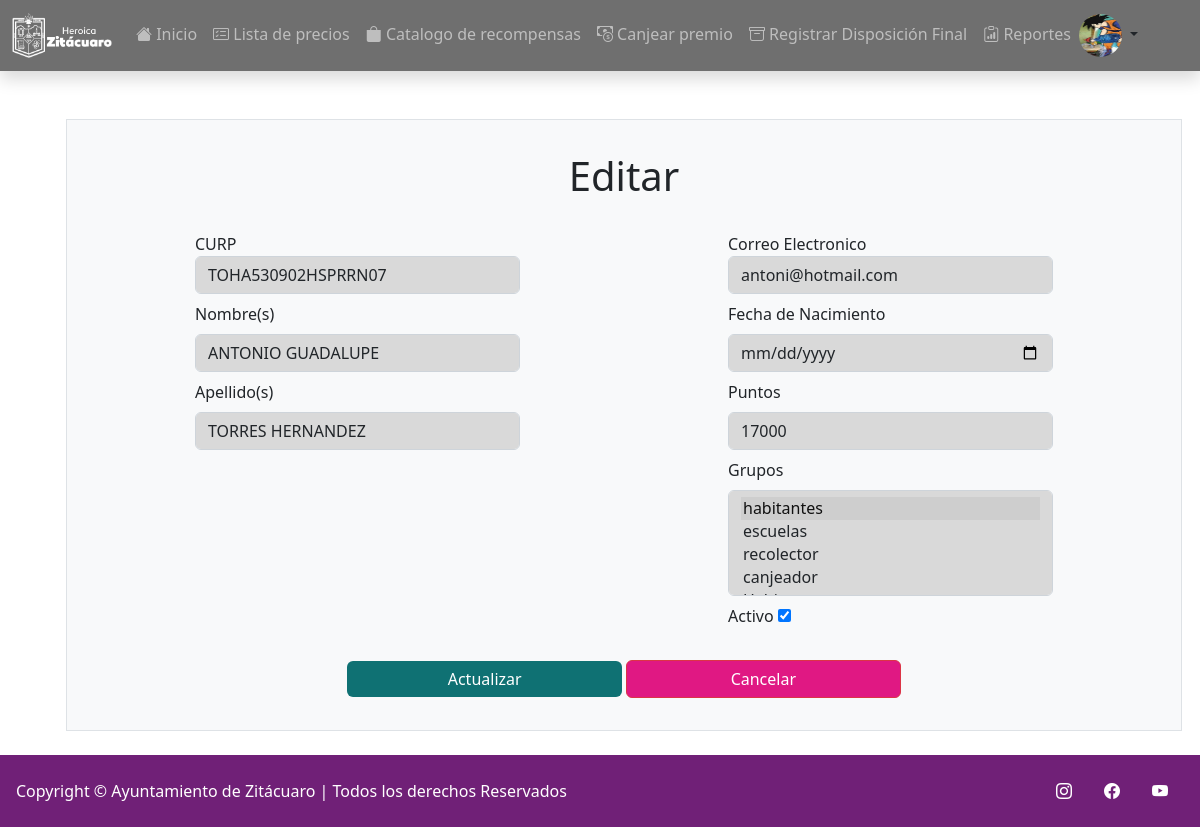
/usuarios/editar/7 (signed in), run on an earlier commit of the app's database.
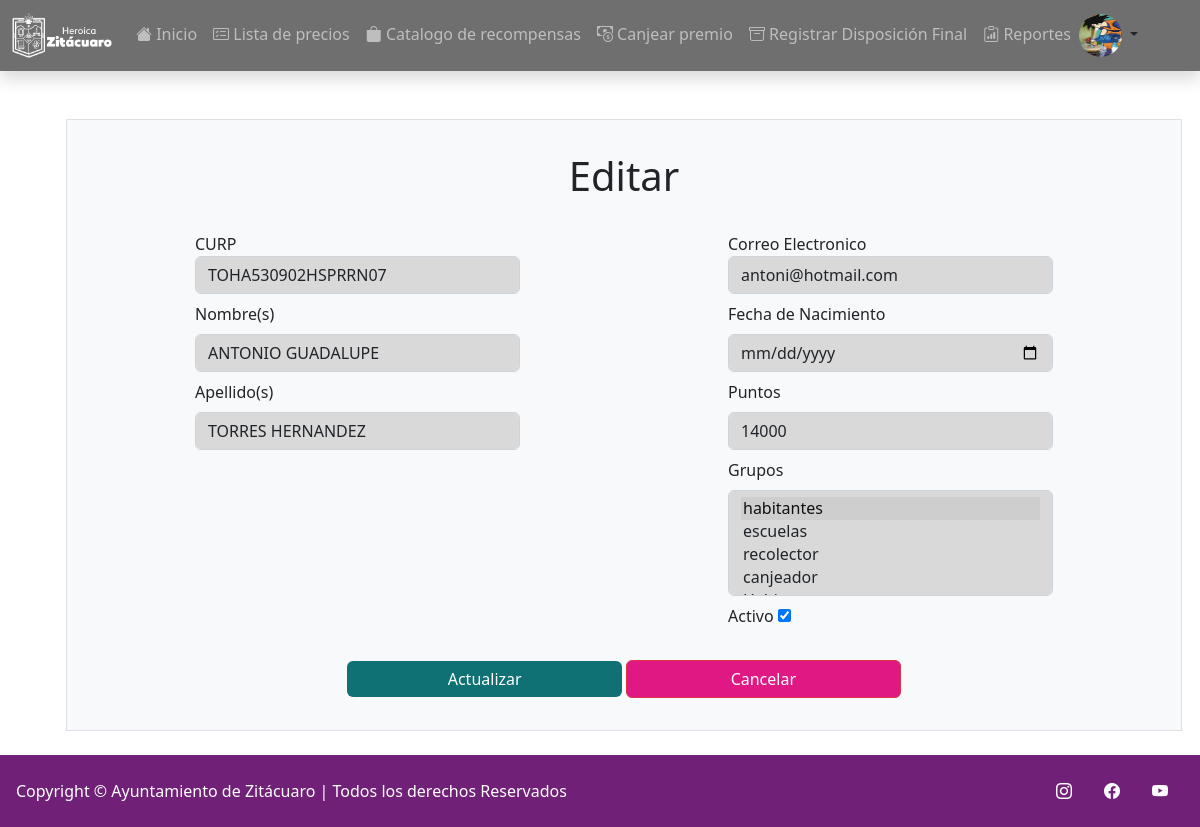
And on a later commit of the database.
### reciclaje/models.py (models this page shows)
class User(AbstractUser):
    username = None
    Normal = 'Normal'
    ter_edad = 'Tercera Edad'
    Embarazadas = 'Embarazadas'
    Tipos =[
        (Normal, 'Normal'),
        (ter_edad, 'Tercera Edad'),
        (Embarazadas, 'Embarazadas')
    ]
    CURP = models.CharField(unique=True,  max_length = 18)
    fechaNacimiento = models.DateField(null = True, blank = True)
    puntos = models.IntegerField(blank = True, null = True, default=0)
    pic = models.ImageField(default='unknown.jpg')
    tipo = models.CharField(choices=Tipos, default=Normal, max_length=12)
    REQUIRED_FIELDS = []
    USERNAME_FIELD = 'CURP'
    class Meta:
        permissions = (("admin", "Funciones admin"),("recolector", "Funciones recolector"),("canjeador", "Funciones canjeador"))

### reciclaje/views.py (the view, shortened to what this page needs)
# urls.py: path('usuarios/editar/<str:pk>', UsuarioActulizar.as_view(template_name="reciclaje/UsuarioUpdate.html"), name='editarUsuario'),
class UsuarioActulizar( PermissionRequiredMixin, SuccessMessageMixin, UpdateView):
    permission_required = 'reciclaje.admin'
    model = User
    form = User
    fields = ['CURP', 'first_name', 'last_name', 'email', 'fechaNacimiento', 'puntos', 'groups', 'is_active' ]
    success_message = 'Usuario Actualizado Correctamente'

### reciclaje/templates/reciclaje/UsuarioUpdate.html (shortened to what this page needs)
{% extends 'reciclaje/base.html' %}
{% load bootstrap4 %}
{% load widget_tweaks %}
{% block content %}
    <main class="container p-2 bg-light border m-4">
        <h1 class="text-center my-4">
            Editar
        </h1>
        <form action="" method="post" enctype="multipart/form-data">
            <div class="d-sm-flex justify-content-around px-3">
                <div>
                    <label for="CURP" class="mt-2">
                        CURP
                    </label>
                    {{ form.CURP|add_class:"form-control"|attr:"style:background-color: #D9D9D9;  width: 325px;" }}
                    <label for="Nombre" class="my-2">
                        Nombre(s)
                    </label>
                    {{ form.first_name|add_class:"form-control"|attr:"style:background-color: #D9D9D9;  width: 325px;" }}
                    <label for="Ape_paterno" class="my-2">
                        Apellido(s)
                    </label>
                    {{ form.last_name|add_class:"form-control"|attr:"style:background-color: #D9D9D9;  width: 325px;" }}
                </div>
                <div>
                    <label for="Ape_paterno" class="mt-2">
                        Correo Electronico
                    </label>
                    {{ form.email|add_class:"form-control "|attr:"style:background-color: #D9D9D9;  width: 325px;" }}
                    <label for="fechaNacimiento" class="my-2">
                        Fecha de Nacimiento
                    </label>
                    {{ form.fechaNacimiento|add_class:"form-control"|attr:"style:background-color: #D9D9D9;  width: 325px;"|attr:"type:date" }}
                    <label for="puntos" class="my-2">
                        Puntos
                    </label>
                    {{ form.puntos|add_class:"form-control"|attr:"style:background-color: #D9D9D9;  width: 325px;" }}
                    <label for="grupos" class="my-2">
                        Grupos
                    </label>
                    {{ form.groups|add_class:"form-control"|attr:"style:background-color: #D9D9D9;  width: 325px;" }}
                    <label for="grupos" class="my-2">
                        Activo
                    </label>
                    {{ form.is_active }}
                </div>
            </div>
            <div class="my-4 text-center">
                <button type="submit" class="btn btn-primary w-25 mr-2" style="background-color: #0f7173 ; border: #0f7173;">Actualizar</button>
                <a href="../" type="submit" class="btn btn-danger w-25 mr-2"  style="background-color: #e01883 ;">Cancelar</a>
            </div>
    </form>
    </main>
    {% endblock %}

What changed in the data, as far as the page shows it:
changed User "TOHA530902HSPRRN07": puntos "17000" → "14000"
